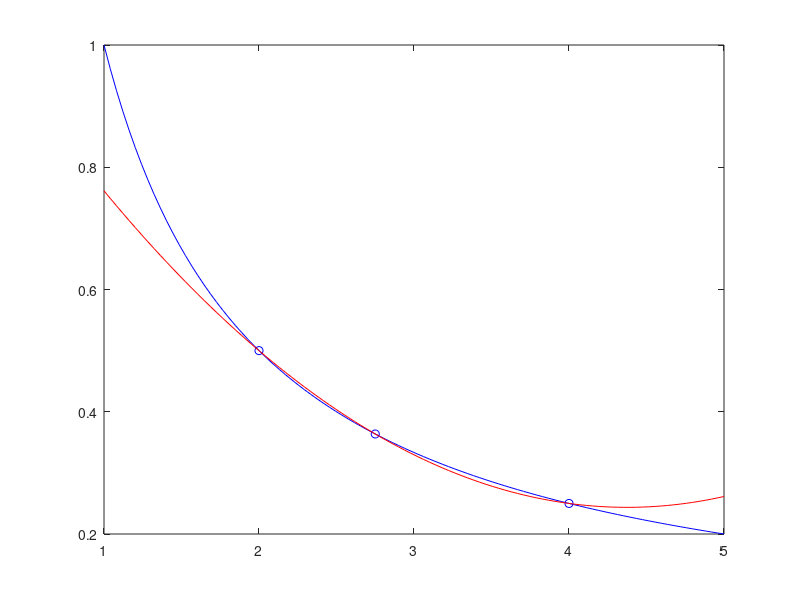

The MATLAB script that drew this image:
clear all;
 
x = [2 2.75 4];
f = 1./x;

plot(x,f,'bo');

xx = linspace(1,5,100);
ff= 1./xx;
hold on;
plot(xx,ff,'b-');

L = (1/22)*xx.^2-(35/88)*xx + 49/44;
plot(xx,L,'r-');